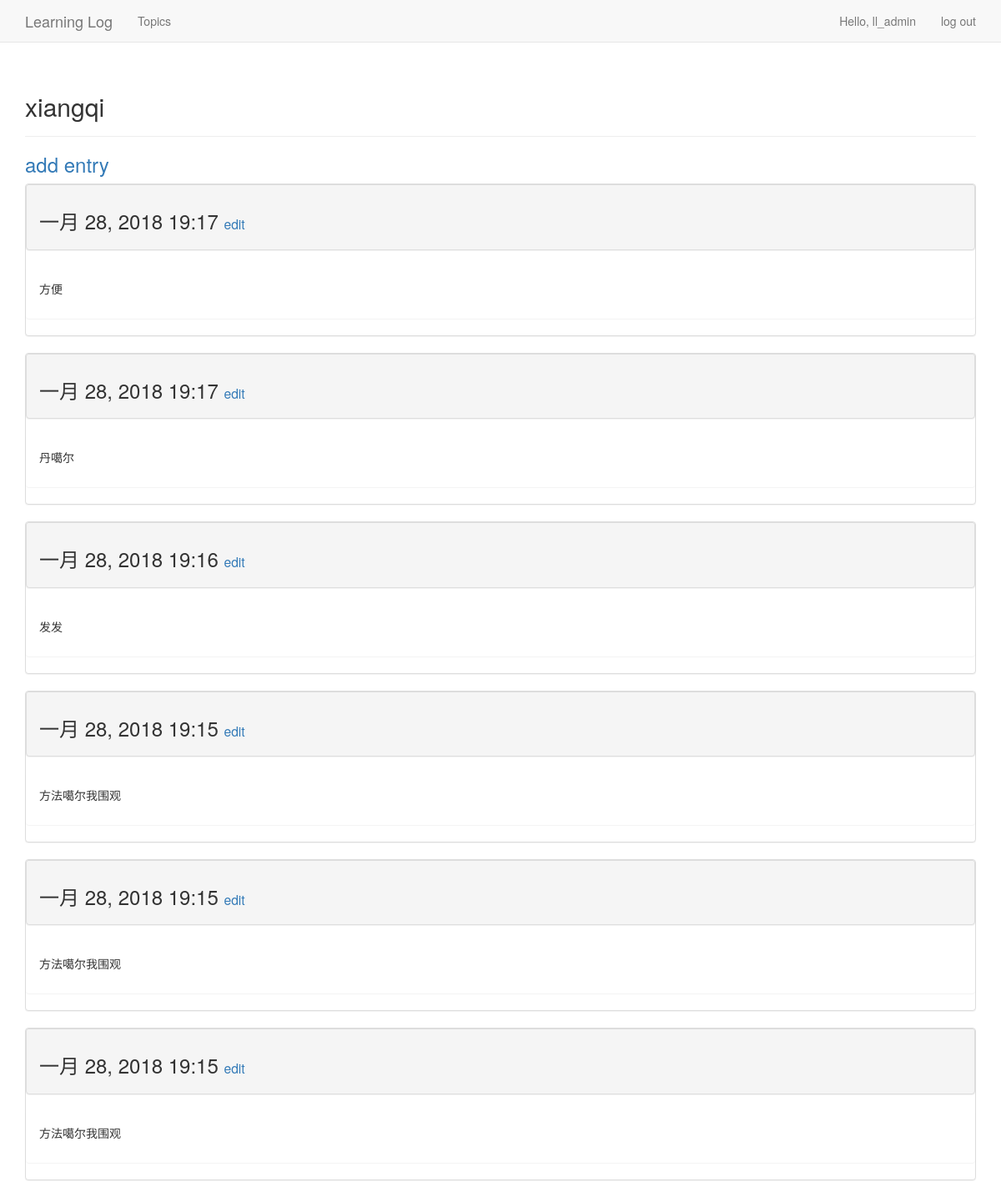
The app's page /topic/3/ (signed in) with its own data.
### learning_logs/models.py (models this page shows, shortened)
class Topic(models.Model):
    text = models.CharField(max_length=200)
    date_added = models.DateTimeField(auto_now_add=True)
    owner = models.ForeignKey(User, on_delete=models.PROTECT)
    def __str__(self):
        return self.text

class Entry(models.Model):
    topic = models.ForeignKey(Topic, on_delete=models.PROTECT)
    text = models.TextField()
    date_added = models.DateTimeField(auto_now_add=True)
    class Meta:
        verbose_name_plural = 'entries'

### learning_logs/views.py (the view)
# urls.py: re_path('topic/(?P<topic_id>\d+)/$', views.topic, name='topic'),
@login_required
def topic(request, topic_id):
    topic = Topic.objects.get(id=topic_id)
    if topic.owner != request.user:
        raise Http404
    entries = topic.entry_set.order_by('-date_added')
    context = {'topic':topic, 'entries':entries}
    return render(request, 'learning_logs/topic.html', context)

### learning_logs/templates/learning_logs/topic.html
{% extends 'learning_logs/base.html' %}
{% block header %}
<h2>{{topic}}</h2>
{% endblock header %}
{% block content %}
<h3><a href="{% url 'learning_logs:new_entry' topic.id %}">add entry</a></h3>
{% for entry in entries %}
    <div class="panel panel-default">
        <div class="panel panel-heading">
            <h3>
                {{ entry.date_added|date:'M d, Y H:i' }}
                <small><a href="{% url 'learning_logs:edit_entry' entry.id %}">edit</a></small>
            </h3>
        </div>
        <div class="panel panel-body">
            {{ entry.text| linebreaks}}
        </div>
    </div>
    {% empty %}
    <h3>No entry have been added yet.</h3>
{% endfor %}
{% endblock content %}

### learning_logs/templates/learning_logs/base.html (shortened to what this page needs)
{% load bootstrap3 %}
<!DOCTYPE html>
<html lang="en">
<head>
    {% bootstrap_css %}
</head>
<body>
    <nav class="navbar navbar-default navbar-static-top">
        <div class="container">
            <div class="navbar-header">
                <a class="navbar-brand" href="{% url 'learning_logs:index' %}">
                    Learning Log
                </a>
            </div>
            <div id="navbar" class="navbar-collapse collapse">
                <ul class="nav navbar-nav">
                    <li><a href="{% url 'learning_logs:topics' %}">Topics</a></li>
                </ul>
                <ul class="nav navbar-nav navbar-right">
                    {% if user.is_authenticated %}
                        <li><a>Hello, {{ user.username }}</a></li>
                        <li><a href="{% url 'users:logout' %}">log out</a></li>
                    {% else %}
                        <li><a href="{% url 'users:login' %}">log in</a></li>
                        <li><a href="{% url 'users:register' %}">register</a></li>
                    {% endif %}
                </ul>
            </div>
        </div>
    </nav>
    <div class="container">
        <div class="page-header">
            {% block header %}{% endblock header %}
        </div>
        <div>
            {% block content %}{% endblock content %}
        </div>
    </div>
</body>
</html>

### records on screen
Topic: text "xiangqi"
Entry: date_added "一月 28, 2018 19:17", text "方便"
Entry: date_added "一月 28, 2018 19:17", text "丹噶尔"
Entry: date_added "一月 28, 2018 19:16", text "发发"
Entry: date_added "一月 28, 2018 19:15", text "方法噶尔我围观"
Entry: date_added "一月 28, 2018 19:15", text "方法噶尔我围观"
Entry: date_added "一月 28, 2018 19:15", text "方法噶尔我围观"

### other values on screen
{{ user.username }} "ll_admin"
